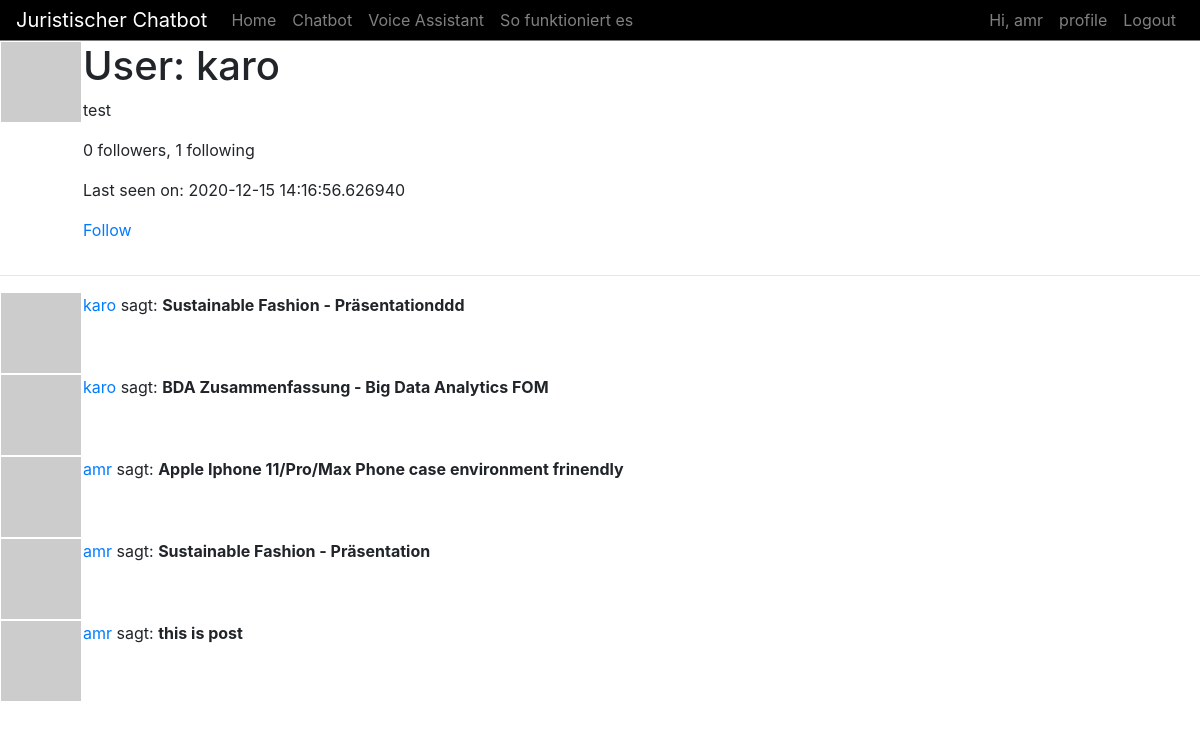
Screenshot of /user/karo (signed in) with the database file from the repository.
### app/models.py (models this page shows, shortened)
class User(UserMixin, db.Model):
	id = db.Column(db.Integer, primary_key=True)
	username = db.Column(db.String(64), index=True, unique=True)
	email = db.Column(db.String(128), index=True, unique=True)
	password_hash = db.Column(db.String(128))
	posts = db.relationship('Post', backref='author', lazy='dynamic')
	about_me = db.Column(db.String(140), default='test')
	last_seen = db.Column(db.DateTime, default=datetime.utcnow)
	followed = db.relationship(
        'User', secondary=followers,
        primaryjoin=(followers.c.follower_id == id),
        secondaryjoin=(followers.c.followed_id == id),
        backref=db.backref('followers', lazy='dynamic'), lazy='dynamic')
	def avatar(self, size):
		digest = md5(self.email.lower().encode('utf-8')).hexdigest()
		return 'https://www.gravatar.com/avatar/{}?d=identicon&s={}'.format(digest, size)
	def is_following(self, user):
		return self.followed.filter(followers.c.followed_id == user.id).count() > 0

class Post(db.Model):
	id = db.Column(db.Integer, primary_key=True)
	body = db.Column(db.String(140))
	timestamp = db.Column(db.DateTime, index=True, default=datetime.utcnow)
	user_id = db.Column(db.Integer, db.ForeignKey('user.id'))

### app/routes.py (the view)
@app.route('/user/<username>')
@login_required
def user(username):
	user = User.query.filter_by(username= username).first_or_404()
	page = request.args.get('page', 1, type=int)
	posts = Post.query.order_by(Post.timestamp.desc()).paginate(page, app.config['POSTS_PER_PAGE'], False)
	next_url = url_for('user', username=user.username, page=posts.next_num) if posts.has_next else None
	prev_url = url_for('user', username=user.username, page=posts.prev_num) if posts.has_next else None
	return render_template('user.html', user=user, posts=posts.items,
		next_url=next_url, prev_url=prev_url)

### app/models.py (called while the page is built)
@login.user_loader
def load_user(id):
	return User.query.get(int(id))

### app/routes.py (called while the page is built)
@app.before_request
def before_request():
	if current_user.is_authenticated:
		current_user.last_seen = datetime.utcnow()
		db.session.commit()

### app/templates/user.html (shortened to what this page needs)
{% extends 'base.html' %}
{% block bodyblock %}
<table>
   <tr valign="top">
      <td>
         <img src="{{ user.avatar(128) }}">
      </td>
      <td>
         <h1>User: {{ user.username }}</h1>
         {% if user.about_me %}
         <p>{{ user.about_me }}</p>
         {% endif %}
         <p>{{ user.followers.count() }} followers, {{ user.followed.count() }} following</p>
         {% if user.last_seen %}
         <p id='last_seen'>Last seen on: {{ user.last_seen }} </p>
         {% endif %}
         {% if user == current_user %}
         <p><a href="{{ url_for('edit_profile') }}">Edit your profile</a></p>
         {% elif not current_user.is_following(user) %}
         <p><a href="{{ url_for('follow', username=user.username) }}">Follow</a></p>
         {% else %}
         <p><a href="{{ url_for('unfollow', username=user.username) }}">Unfollow</a></p>
         {% endif %}
      </td>
   </tr>
</table>
<hr>
{% for post in posts %}
{% include "_post.html" %}
{% endfor %}
{% endblock %}

### app/templates/base.html (shortened to what this page needs)
<!DOCTYPE html>
<html lang="de">
   <head>
      <link rel="stylesheet" href="{{ url_for('static', filename='css/index.css') }}">
      <link rel="stylesheet" href="https://cdn.jsdelivr.net/npm/bootstrap@4.5.3/dist/css/bootstrap.min.css">
      <link rel="stylesheet" href="https://cdnjs.cloudflare.com/ajax/libs/normalize/5.0.0/normalize.min.css">
      <link rel='stylesheet prefetch' href='https://cdnjs.cloudflare.com/ajax/libs/malihu-custom-scrollbar-plugin/3.1.3/jquery.mCustomScrollbar.min.css'>
   </head>
<nav style="height: 5vh; z-index: 10; background:black;" class="navbar navbar-expand-lg navbar-dark">
   <a style="" class="navbar-brand" href="{{ url_for('index') }}">Juristischer Chatbot</a>
   <div  style="" class="collapse navbar-collapse" id="navbarNav">
      <ul class="navbar-nav">
         <li class="nav-item">
            <a class="nav-link" href="{{ url_for('index') }}">Home <span class="sr-only">(current)</span></a>
         </li>
         <li class="nav-item">
            <a class="nav-link" href="{{ url_for('chatbot') }}">Chatbot</a>
         </li>
         <li class="nav-item">
            <a class="nav-link" href="{{ url_for('voice_assistant') }}">Voice Assistant</a>
         </li>
         <li class="nav-item">
            <a class="nav-link" href="#">So funktioniert es</a>
         </li>
      </ul>
   </div>
   <div class="collapse navbar-collapse" id="navbarTogglerDemo02">
      <ul class="navbar-nav ml-auto mt-2 mt-lg-0">
         {% if  current_user.is_authenticated%}
         <li class="nav-item">
            <a class="nav-link" href="{{ url_for('index') }}">Hi, {{current_user.username}}</a>
         </li>
         <li class="nav-item">
            <a class="nav-link" href="{{ url_for('user', username=current_user.username) }}">profile</a>
         </li>
         <li class="nav-item">
            <a class="nav-link" href="{{ url_for('logout') }}">Logout</a>
         </li>
         {% else %}
         <li class="nav-item">
            <a class="nav-link" href="{{ url_for('login') }}">Mein Konto</a>
         </li>
         {% endif %}
      </ul>
   </div>
</nav>
<div style="width: 100%;height: 1px; background:gray;"></div>
{% block bodyblock %}
{% endblock %}

### app/templates/_post.html
<table>
   <tr valign="top">
      <td>
         <img src="{{ post.author.avatar(36) }}">
      </td>
      <td>
         <a href="{{ url_for('user', username=post.author.username) }}">
         {{post.author.username}}
         </a>
         sagt: <b>{{ post.body }}</b>
      </td>
   </tr>
</table>

### app/static/css/index.css (style rules this page uses)
* { -webkit-box-sizing: border-box; -moz-box-sizing: border-box; box-sizing: border-box; }

### rows the page displays
User: username "amr"
User: username "karo", about_me "test", last_seen "2020-12-15 14:16:56.626940"
Post: author.username "karo", body "Sustainable Fashion - Präsentationddd"
Post: author.username "karo", body "BDA Zusammenfassung - Big Data Analytics FOM"
Post: author.username "amr", body "Apple Iphone 11/Pro/Max Phone case environment frinendly"
Post: author.username "amr", body "Sustainable Fashion - Präsentation"
Post: author.username "amr", body "this is post"

### other values shown
{{ user.followers.count() }} "0"
{{ user.followed.count() }} "1"
